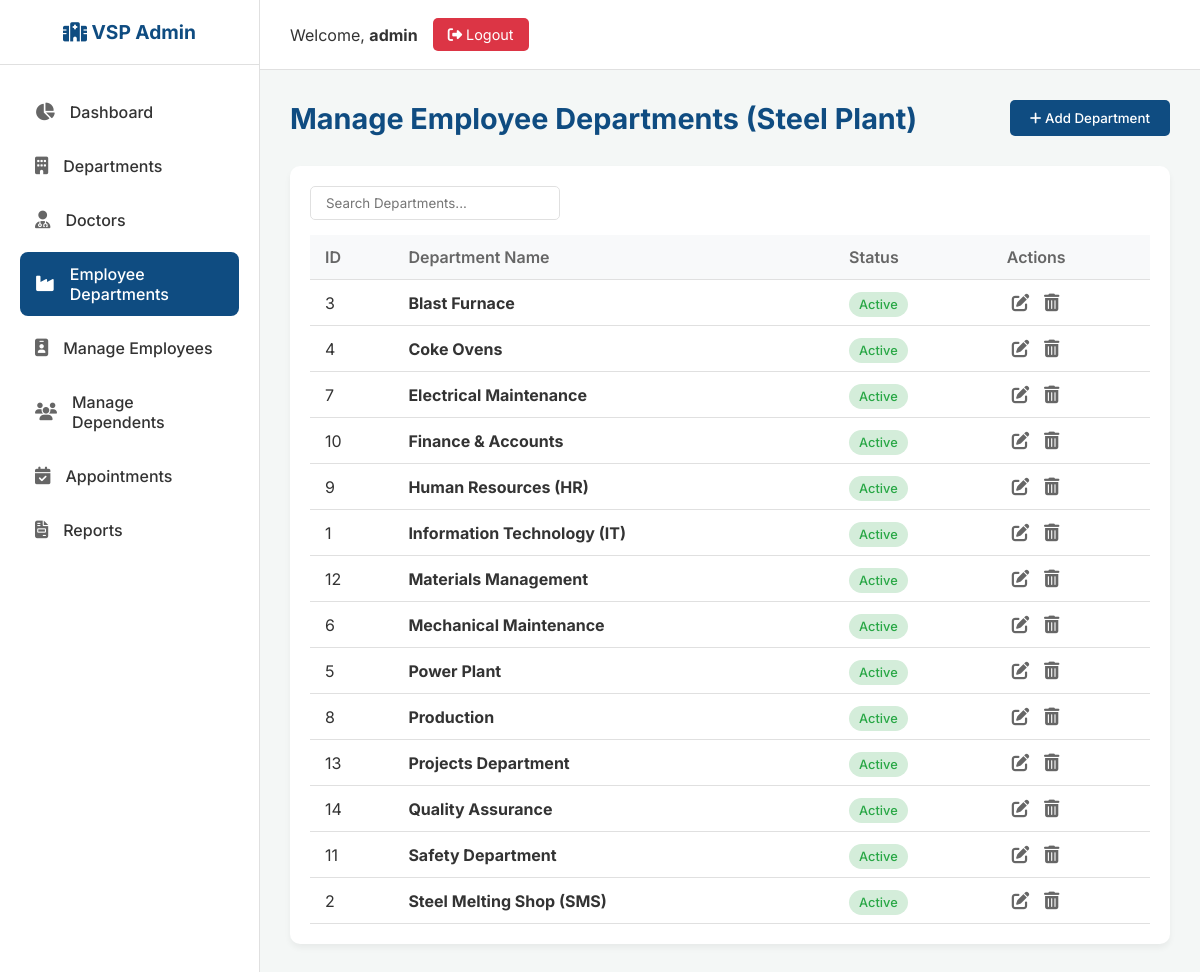
Screenshot of /admin/employee_departments (signed in) with the database file from the repository.
### tables this page shows
CREATE TABLE employee_departments (
            id INTEGER PRIMARY KEY AUTOINCREMENT,
            name TEXT UNIQUE NOT NULL,
            status TEXT DEFAULT 'Active'
        );

### app.py (the view, shortened to what this page needs)
@app.route('/admin/employee_departments', methods=['GET', 'POST'])
def admin_employee_departments():
    if not check_admin(): return redirect(url_for('login'))
    conn = get_db_connection()
    departments = conn.execute('SELECT * FROM employee_departments ORDER BY name ASC').fetchall()
    conn.close()
    return render_template('admin_employee_departments.html', departments=departments)

### app.py (called while the page is built)
def get_db_connection():
    conn = sqlite3.connect('hospital.db')
    conn.row_factory = sqlite3.Row
    return conn

def check_admin():
    if not session.get('user_id') or session.get('role') != 'admin':
        return False
    return True

### templates/admin_employee_departments.html (shortened to what this page needs)
{% extends "admin_base.html" %}
{% block content %}
<div class="page-header">
    <h1 class="page-title">Manage Employee Departments (Steel Plant)</h1>
    <button class="btn-primary" data-modal-target="addDeptModal"><i class="fas fa-plus"></i> Add Department</button>
</div>
<div class="table-container">
    <div class="table-header">
        <input type="text" class="search-box" id="deptSearch" data-target="#deptTable" placeholder="Search Departments...">
    </div>
    <table class="data-table" id="deptTable">
        <thead>
            <tr>
                <th>ID</th>
                <th>Department Name</th>
                <th>Status</th>
                <th>Actions</th>
            </tr>
        </thead>
        <tbody>
            {% for dept in departments %}
            <tr>
                <td>{{ dept.id }}</td>
                <td><strong>{{ dept.name }}</strong></td>
                <td>
                    <span class="badge {% if dept.status == 'Active' %}badge-active{% else %}badge-inactive{% endif %}">
                        {{ dept.status }}
                    </span>
                </td>
                <td class="action-btns">
                    <button class="edit" data-modal-target="editDeptModal"
                            data-id="{{ dept.id }}"
                            data-name="{{ dept.name }}"
                            data-status="{{ dept.status }}"
                            title="Edit">
                        <i class="fas fa-edit"></i>
                    </button>
                    <form action="{{ url_for('admin_employee_departments') }}" method="POST" style="display:inline;" onsubmit="return confirm('Are you sure you want to delete this department?');">
                        <button type="submit" class="delete" title="Delete"><i class="fas fa-trash-alt"></i></button>
                    </form>
                </td>
            </tr>
            {% else %}
            <tr>
                <td colspan="4" style="text-align: center;">No employee departments found.</td>
            </tr>
            {% endfor %}
        </tbody>
    </table>
</div>
{% endblock %}

### static/css/admin_style.css (style rules this page uses)
:root { --primary-color: #0f4c81; --secondary-color: #1a73e8; --accent-color: #fca311; --bg-color: #f4f7f6; --sidebar-bg: #ffffff; --text-main: #333333; --text-muted: #666666; --success-color: #28a745; --danger-color: #dc3545; --warning-color: #ffc107; --info-color: #17a2b8; --border-color: #e0e0e0; --card-shadow: 0 4px 6px rgba(0,0,0,0.05); --transition-speed: 0.3s; }
* { margin: 0; padding: 0; box-sizing: border-box; font-family: 'Inter', 'Segoe UI', Tahoma, Geneva, Verdana, sans-serif; }
body { background-color: var(--bg-color); color: var(--text-main); display: flex; min-height: 100vh; overflow-x: hidden; }
.page-header { display: flex; justify-content: space-between; align-items: center; margin-bottom: 30px; }
.page-title { font-size: 1.8rem; color: var(--primary-color); }
.table-container { background: #fff; border-radius: 10px; padding: 20px; box-shadow: var(--card-shadow); overflow-x: auto; }
.table-header { display: flex; justify-content: space-between; align-items: center; margin-bottom: 15px; }
.search-box { padding: 8px 15px; border: 1px solid var(--border-color); border-radius: 5px; width: 250px; outline: none; }
.btn-primary { background-color: var(--primary-color); color: white; padding: 10px 20px; border: none; border-radius: 5px; cursor: pointer; font-weight: 500; text-decoration: none; display: inline-block; transition: background 0.3s; }
.data-table { width: 100%; border-collapse: collapse; }
.data-table th, .data-table td { padding: 12px 15px; text-align: left; border-bottom: 1px solid var(--border-color); }
.data-table th { background-color: #f8f9fa; color: var(--text-muted); font-weight: 600; }
.badge { padding: 5px 10px; border-radius: 20px; font-size: 0.8rem; font-weight: 500; }
.badge-active { background-color: #d4edda; color: var(--success-color); }
.action-btns button, .action-btns a { border: none; background: none; cursor: pointer; font-size: 1.1rem; margin: 0 5px; color: var(--text-muted); }

### rows the page displays
employee_departments: id "3", name "Blast Furnace", status "Active"
employee_departments: id "4", name "Coke Ovens", status "Active"
employee_departments: id "7", name "Electrical Maintenance", status "Active"
employee_departments: id "10", name "Finance & Accounts", status "Active"
employee_departments: id "9", name "Human Resources (HR)", status "Active"
employee_departments: id "1", name "Information Technology (IT)", status "Active"
employee_departments: id "12", name "Materials Management", status "Active"
employee_departments: id "6", name "Mechanical Maintenance", status "Active"
employee_departments: id "5", name "Power Plant", status "Active"
employee_departments: id "8", name "Production", status "Active"
employee_departments: id "13", name "Projects Department", status "Active"
employee_departments: id "14", name "Quality Assurance", status "Active"
employee_departments: id "11", name "Safety Department", status "Active"
employee_departments: id "2", name "Steel Melting Shop (SMS)", status "Active"

### other values shown
{{ session.name }} "admin"
